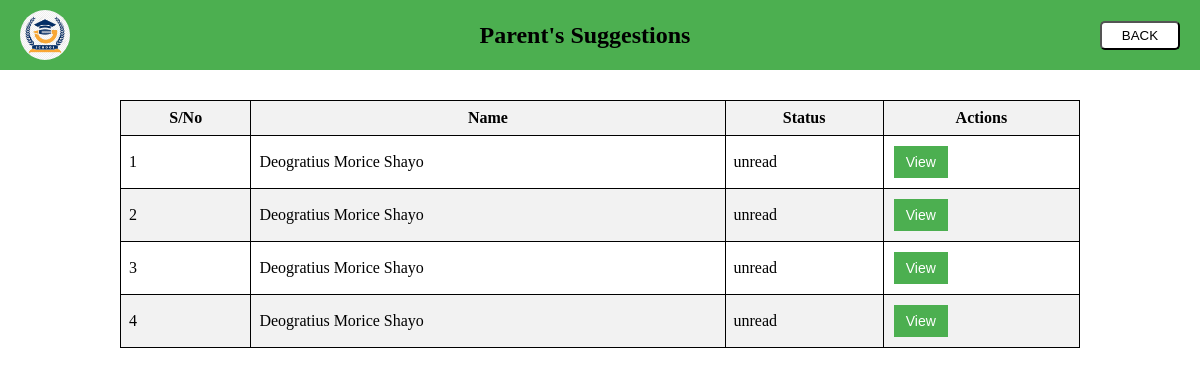
The page /ParentSuggestion.php on the database its author committed.
### tables this page shows
CREATE TABLE `suggestions` (
  `suggestionID` int(11) NOT NULL,
  `name` varchar(255) DEFAULT NULL,
  `suggestion` text NOT NULL,
  `posted_date` datetime NOT NULL DEFAULT current_timestamp(),
  `is_read` varchar(255) NOT NULL DEFAULT 'unread'
);

### ParentSuggestion.php (the view, shortened to what this page needs)
<?php
include 'database.php';
$stmt = $conn->prepare("SELECT * FROM suggestions");
$stmt->execute();
$result = $stmt->get_result();
?>
<!DOCTYPE html>
<html lang="en">
<head>
<link rel="stylesheet" href="./css/parentsuggestion.css">
</head>
<body>
<div class="back-card">
        <img src="images/logo.jpg" alt="Logo">
        <h2>Parent's Suggestions</h2>
        <button onclick="window.location.href='admin_dashboard.php'">BACK</button>
    </div>
<table>
  <thead>
    <tr>
      <th>S/No</th>
      <th>Name</th>
      <th>Status</th>
      <th>Actions</th>
    </tr>
  </thead>
  <tbody>
    <?php
    $count = 1;
    while ($row = $result->fetch_assoc()) {
      echo "<tr>";
      echo "<td>" . $count++ . "</td>";
      echo "<td>" . $row['name'] . "</td>";
      echo "<td id='status_" . $row['suggestionID'] . "'>" . ($row['is_read'] == 'Unread' ? 'Unread' : 'unread') . "</td>";
      echo "<td><button class='btn' onclick='viewSuggestion(" . $row['suggestionID'] . ")'>View</button></td>";
      echo "</tr>";
    }
    ?>
  </tbody>
</table>
</body>
</html>

### css/parentsuggestion.css (style rules this page uses)
* { padding: 0; margin: 0; box-sizing: border-box; }
.back-card { width: 100%; height: 70px; background: #4CAF50; display: flex; justify-content: space-between; align-items: center; text-align: center; margin-bottom: 30px; }
.back-card img { width: 50px; height: 50px; border-radius: 50%; margin-left: 20px; }
.back-card button { width: 80px; padding: 5px 10px; margin-right: 20px; background: #fff; color: #000; cursor: pointer; border-radius: 5px; }
table { width: 80%; margin: auto; border-collapse: collapse; }
table, th, td { border: 1px solid black; padding: 8px; }
th { background-color: #f2f2f2; }
tr:nth-child(even) { background-color: #f2f2f2; }
.btn { background-color: #4CAF50; border: none; color: white; padding: 8px 12px; text-align: center; text-decoration: none; display: inline-block; font-size: 14px; margin: 2px 2px; cursor: pointer; }

### rows shown on the page
suggestions: name "Deogratius Morice Shayo", is_read "unread"
suggestions: name "Deogratius Morice Shayo", is_read "unread"
suggestions: name "Deogratius Morice Shayo", is_read "unread"
suggestions: name "Deogratius Morice Shayo", is_read "unread"
